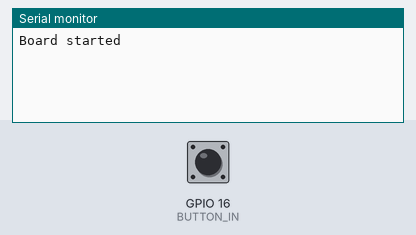
Bench run of a program on a simulated ESP32-S3. Shown: the last lines printed to the serial monitor. The test bench sets the inputs (shaded band); at power-on: GPIO 16 (BUTTON_IN) HIGH.

Above: at 1.2 s.
1.3 s: GPIO 16 (BUTTON_IN) pulled LOW for 0.15 s
At 2.0 s:
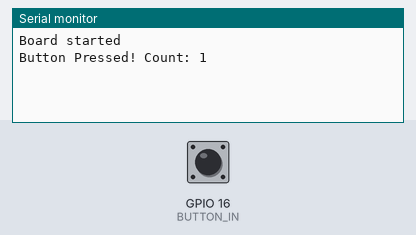
2.9 s: GPIO 16 (BUTTON_IN) pulled LOW for 1 s
At 3.4 s:
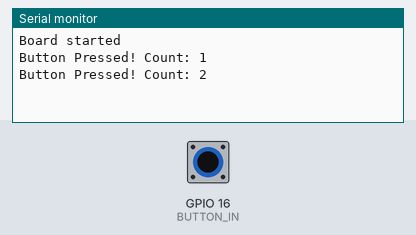
5.4 s: GPIO 16 (BUTTON_IN) pulled LOW for 0.15 s
At 6.3 s:
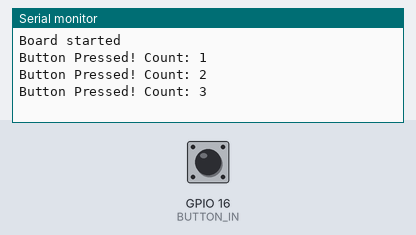

The program:

main.cpp
```cpp
// DEMO CODE

#include "esp32-hal-gpio.h"
#include "esp_attr.h"
#include <Arduino.h>
#include <cstdint>

#define BUTTON_IN 16

volatile uint32_t button_counter = 0;

uint32_t last_count = 0;

void IRAM_ATTR button_isr() {
    button_counter++;
}

void setup() {
    pinMode(BUTTON_IN, INPUT_PULLUP);
    Serial.begin(115200);

    attachInterrupt(digitalPinToInterrupt(BUTTON_IN), button_isr, FALLING);
    Serial.println("Board started");
}

void loop() {
    if (button_counter != last_count) {
        last_count = button_counter;
        Serial.print("Button Pressed! Count: ");
        Serial.println(last_count);
    }

    delay(10);
}
```

Measured:
- after the input at 1.3 s, the serial monitor: prints a new line at once (image 1)
- after the input at 2.9 s, the serial monitor: prints a new line at once (image 2)
- after the input at 5.4 s, the serial monitor: prints a new line at once (image 3)
